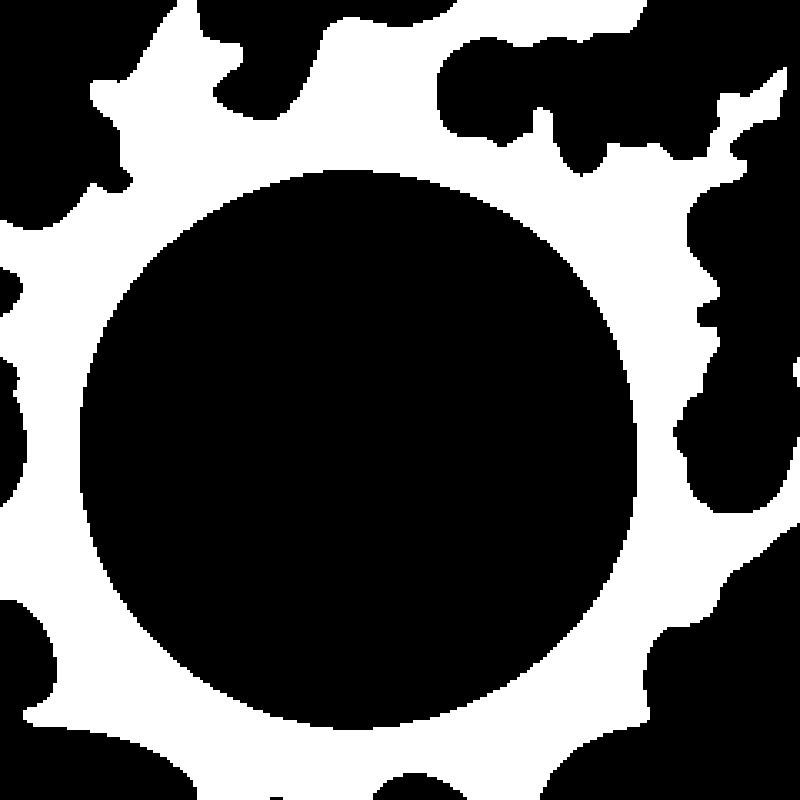
#> input picture lab3/images/ga.bmp, 800 x 800 px
$ python block.py
#> lines starting #> are read from the running program, lines starting #| are printed output that depends on the picture; after the words box and inside, x2 and y2 are one past the last pixel; in counts of white or black regions, pixels touching at a corner belong together
from PIL import Image
from hashlib import sha1
import random


def ecb(obraz_w_bitach, rozmiar, wielkosc_blokow, klucze):
    zaszyfrowany_obraz = []

    szerokosc = rozmiar[0]
    wysokosc = rozmiar[1]

    for wiersz in range(szerokosc):
        for kolumna in range(wysokosc):
            pozycja_pixela = wiersz * szerokosc + kolumna
            oryginalny_pixel = obraz_w_bitach[pozycja_pixela]

            nowy_pixel = oryginalny_pixel ^ klucze[wiersz % wielkosc_blokow][kolumna % wielkosc_blokow]
            zaszyfrowany_obraz.append(nowy_pixel)

    obraz_ecb = Image.new("L", rozmiar)
    obraz_ecb.putdata(zaszyfrowany_obraz)
    obraz_ecb.save("ecb_crypto.bmp")
    print("Zaszyfrowano ECB")


def cbc(obraz_w_bitach, rozmiar, klucze, wielkosc_blokow):
    szerokosc = rozmiar[0]
    wysokosc = rozmiar[1]

    #poczatek_szyfru = random.randint(1, 50)
    wektor_poczatkowy = 0
    zaszyfrowany_obraz = [obraz_w_bitach[0] ^ wektor_poczatkowy]

    for i in range(szerokosc * wysokosc):
        blok = zaszyfrowany_obraz[i - 1] ^ obraz_w_bitach[i] ^ klucze[i % wielkosc_blokow**2 // wielkosc_blokow][i % wielkosc_blokow]

        zaszyfrowany_obraz.append(blok)

    obraz_cbc = Image.new("L", rozmiar)
    obraz_cbc.putdata(zaszyfrowany_obraz[1:])
    obraz_cbc.save("cbc_crypto.bmp")

    print("Zaszyfrowano CBC")


def generowanie_klucza(wielkosc_blokow):
    klucze = []

    for i in range(wielkosc_blokow):
        klucz = sha1(str(random.random()).encode("UTF-8")).digest()
        klucze.append(klucz)
        print(klucz)
    return klucze


if __name__ == "__main__":
    obraz = Image.open("images/ga.bmp")
#> obraz is the input picture: PIL image 800x800 P; 33.9% white; 2 white regions, box (x1, y1, x2, y2) and area: (0, 0, 800, 800) 216558, (793, 357, 800, 387) 146
    wielkosc_blokow = 8
    obraz_w_bitach = obraz.tobytes()
    rozmiar = obraz.size
#> rozmiar = (800, 800)

    klucze = generowanie_klucza(wielkosc_blokow)
    ecb(obraz_w_bitach, rozmiar, wielkosc_blokow, klucze)
#> in ecb, `obraz_ecb = Image.new("L", rozmiar)`: obraz_ecb: PIL image 800x800 L; every value is 0
#> in ecb, `obraz_ecb.putdata(zaszyfrowany_obraz)`:
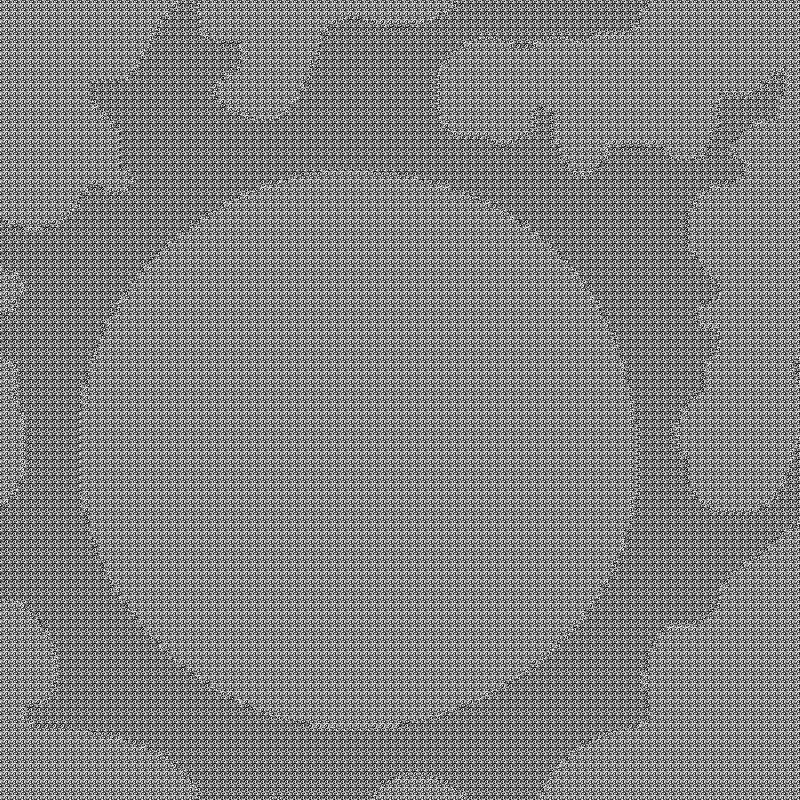
#> obraz_ecb: PIL image 800x800 L; min 1, max 254, mean 129.9
    cbc(obraz_w_bitach, rozmiar, klucze, wielkosc_blokow)
#> in cbc, `obraz_cbc.putdata(zaszyfrowany_obraz[1:])`:
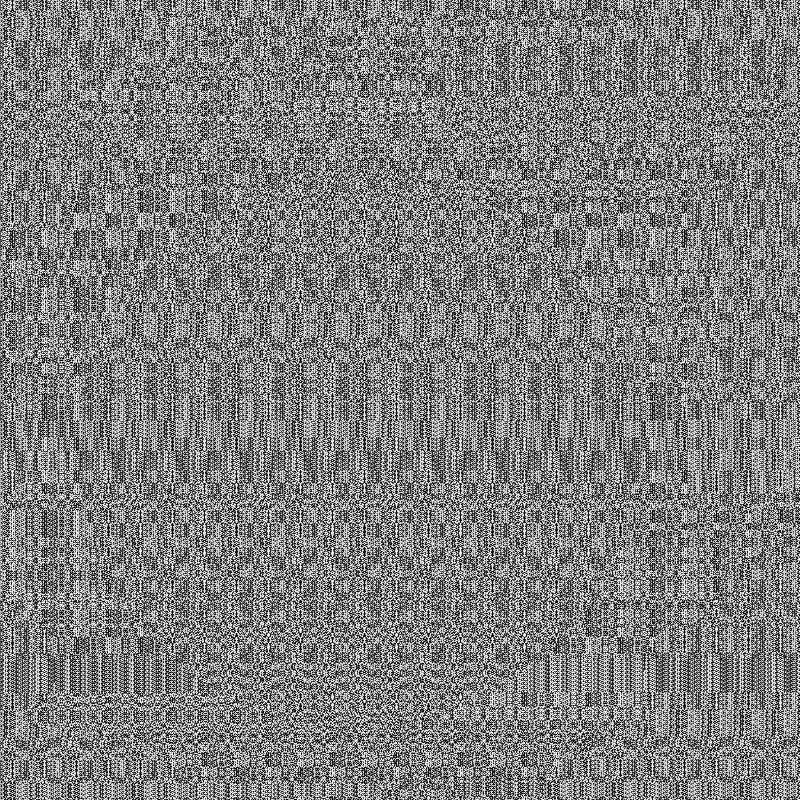
#> obraz_cbc: PIL image 800x800 L; min 0, max 255, mean 127.5
